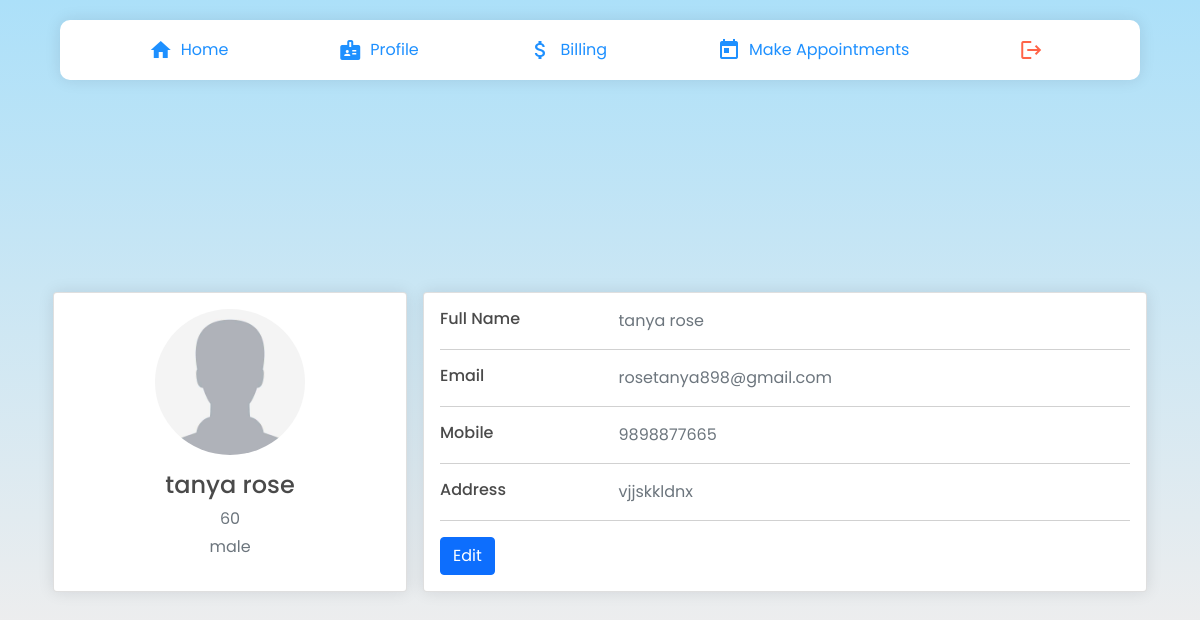
The page /patients/info/ (signed in) on the database as committed earlier.
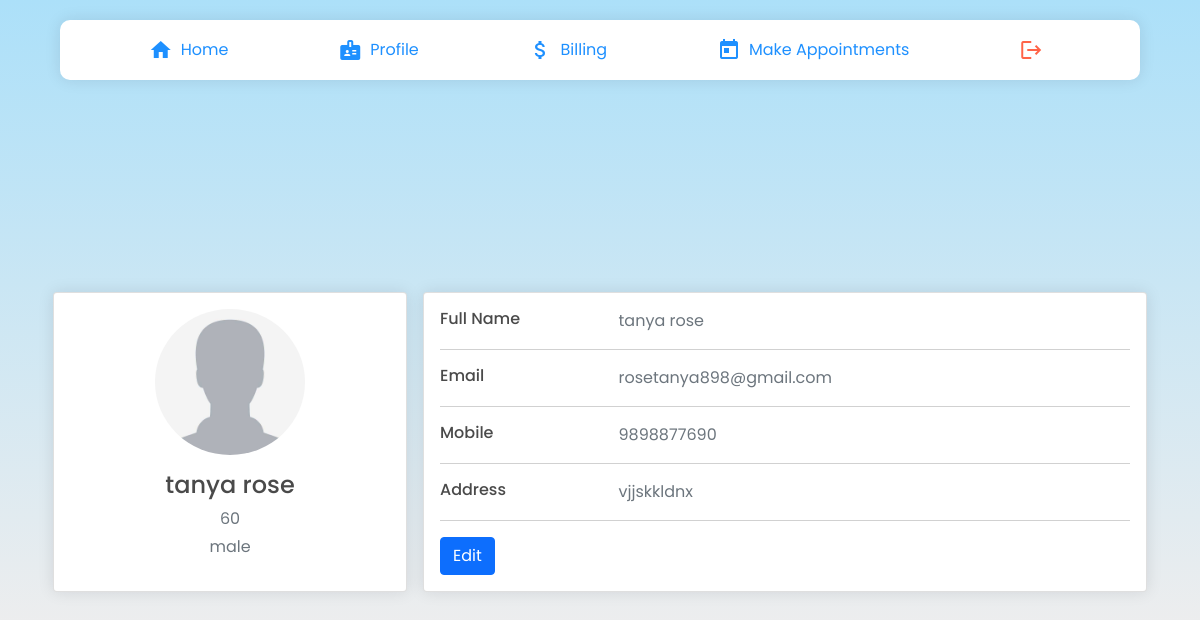
The same page on the database as committed later.
### patients/models.py (models this page shows, shortened)
class Patient(models.Model):
    user = models.OneToOneField(User, on_delete= models.CASCADE, primary_key= True)
    pname=models.CharField(max_length=200, null=True)
    age=models.CharField(max_length=4, null=True)
    gender= models.CharField(max_length=6, null=True)
    email=models.CharField(max_length=200, null=True)
    address= models.CharField(max_length=500, null=True)
    phone= models.CharField(max_length=13, null=True)
    date_created= models.DateTimeField(auto_now_add=True, null=True)

### patients/views.py (the view)
# urls.py: path('info/', views.patinfo, name='pat_info'),
def patinfo(request):
  p = Patient.objects.get(user_id=request.user)
  return render(request, 'patinfo.html', {'p':p})

### patients/templates/patinfo.html (shortened to what this page needs)
{% extends "navbar.html" %} {% load static %} {% block head%}
<link
  rel="stylesheet"
  type="text/css"
  href="{% static 'css/profile.css' %}"
/>
<link href="https://cdn.jsdelivr.net/npm/bootstrap@5.1.3/dist/css/bootstrap.min.css" rel="stylesheet">
{% endblock %} {% block content %}
    <div class="doctorHomeMain">
        <div class="cards">
        <div class="container">
            <div class="main-body">
                  <div class="row gutters-sm">
                    <div class="col-md-4 mb-3">
                      <div class="card">
                        <div class="card-body">
                          <div class="d-flex flex-column align-items-center text-center">
                            <img src="{% static 'img/patient.jpg' %}" alt="Admin" class="rounded-circle" width="150">
                            <div class="mt-3">
                              <h4>{{p.pname}}</h4>
                              <p class="text-secondary mb-1">{{p.age}}</p>
                              <p class="text-muted font-size-sm">{{p.gender}}</p>
                            </div>
                          </div>
                        </div>
                      </div>
                    </div>
                    <div class="col-md-8">
                      <div class="card mb-3">
                        <div class="card-body">
                          <div class="row">
                            <div class="col-sm-3">
                              <h6 class="mb-0">Full Name</h6>
                            </div>
                            <div class="col-sm-9 text-secondary">
                              {{p.pname}}
                            </div>
                          </div>
                          <hr>
                          <div class="row">
                            <div class="col-sm-3">
                              <h6 class="mb-0">Email</h6>
                            </div>
                            <div class="col-sm-9 text-secondary">
                              {{p.email}}
                            </div>
                          </div>
                          <hr>
                          <div class="row">
                            <div class="col-sm-3">
                              <h6 class="mb-0">Mobile</h6>
                            </div>
                            <div class="col-sm-9 text-secondary">
                              {{p.phone}}
                            </div>
                          </div>
                          <hr>
                          <div class="row">
                            <div class="col-sm-3">
                              <h6 class="mb-0">Address</h6>
                            </div>
                            <div class="col-sm-9 text-secondary">
                                {{p.address}}
                            </div>
                          </div>
                          <hr>
                          <a href="/patients/profileEdit"><button class="btn btn-primary">Edit</button></a>
                        </div>
                      </div>
                    </div>
                  </div>
                </div>
            </div>
        </div>
    </body>
    {% endblock %}

Rows that differ between the two databases and show on the page:
changed Patient "tanya rose": phone "9898877665" → "9898877690"
